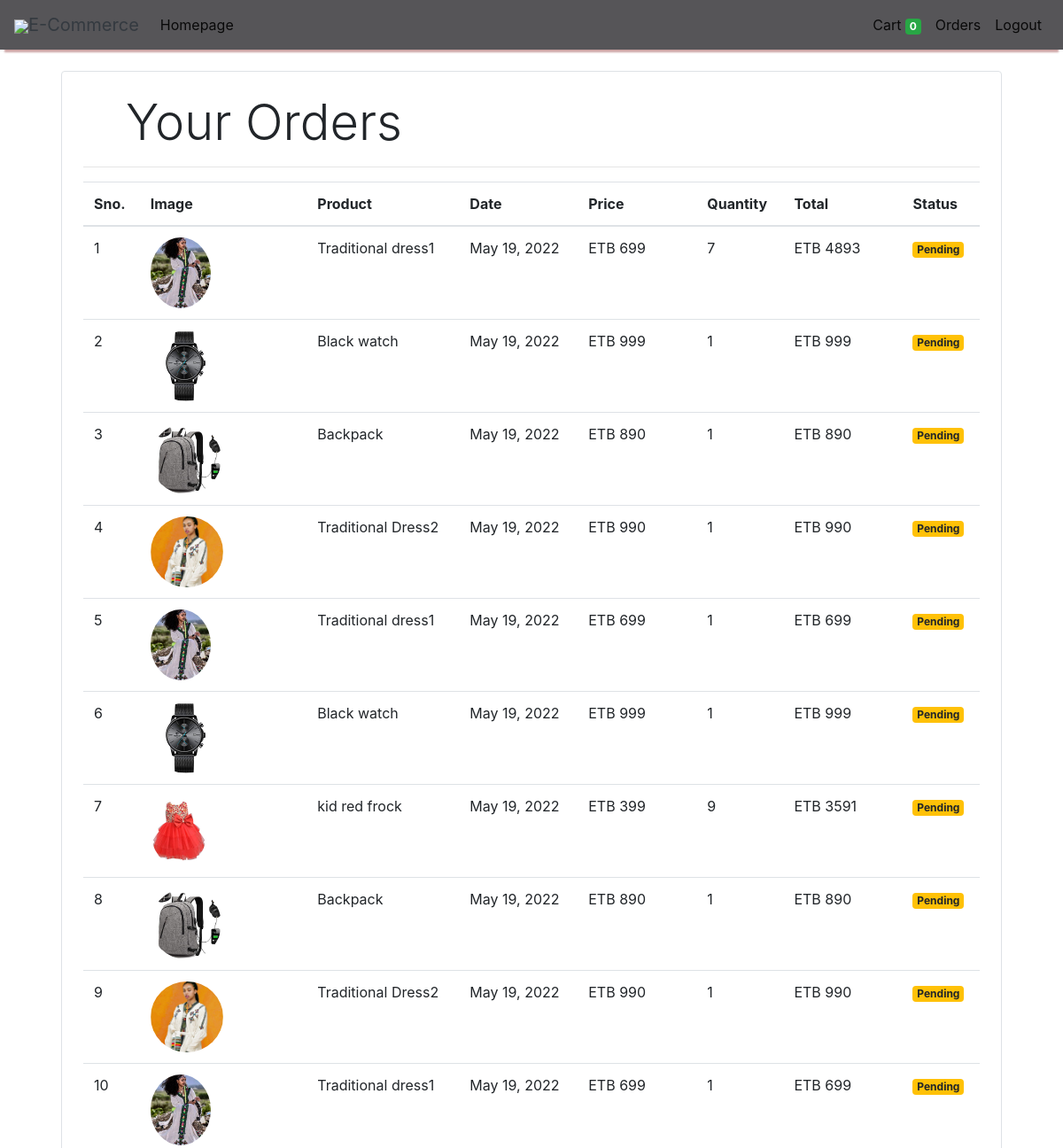
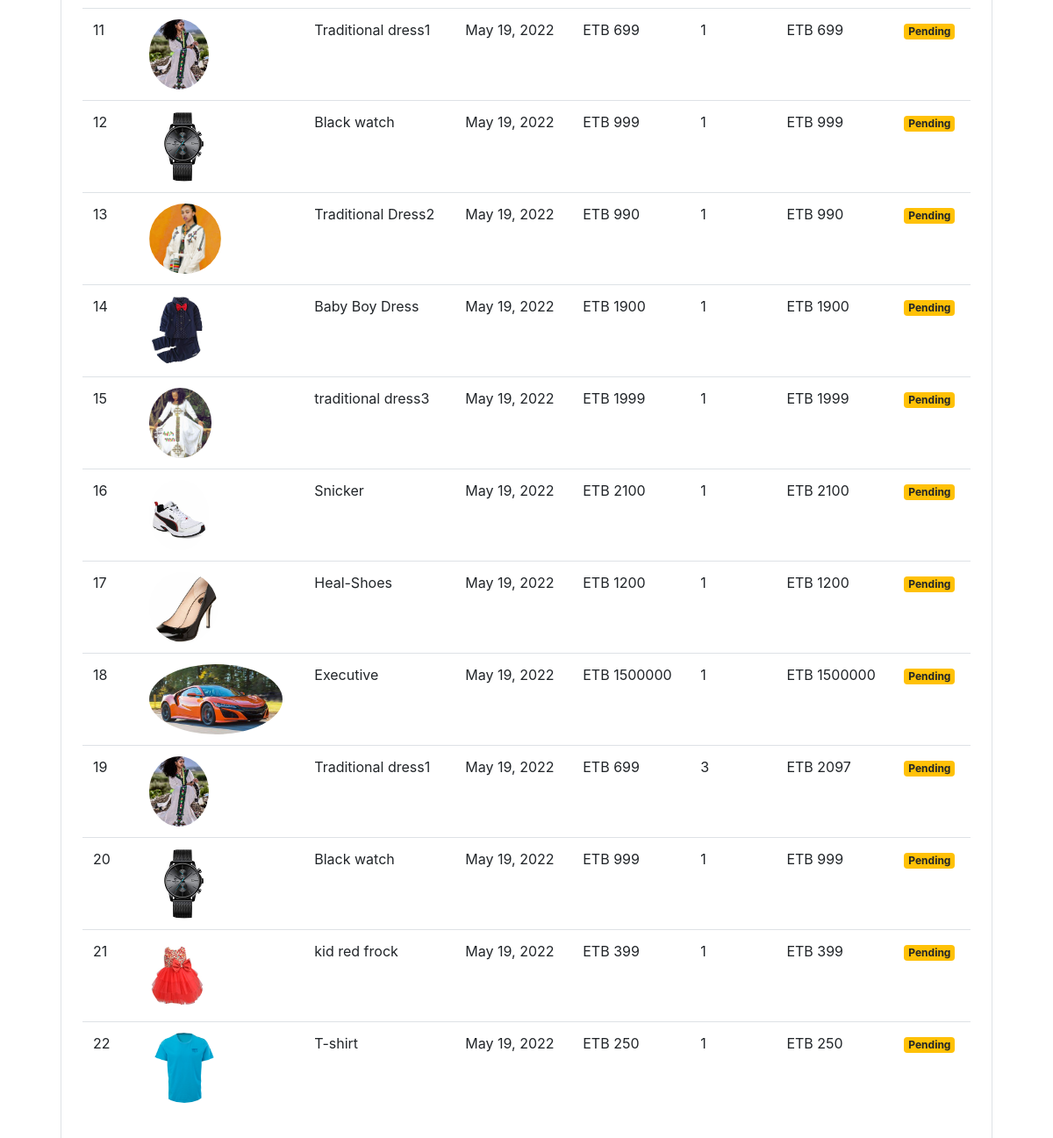
Page /orders (signed in) on the committed database (2 pictures, top to bottom).
### store/models/orders.py (models this page shows, shortened)
class Order(models.Model):
    product = models.ForeignKey(Products,
                                on_delete=models.CASCADE)
    customer = models.ForeignKey(Customer,
                                 on_delete=models.CASCADE)
    quantity = models.IntegerField(default=1)
    price = models.IntegerField()
    address = models.CharField (max_length=50, default='', blank=True)
    phone = models.CharField (max_length=50, default='', blank=True)
    date = models.DateField (default=datetime.datetime.today)
    status = models.BooleanField (default=False)
    @staticmethod
    def get_orders_by_customer(customer_id):
        return Order.objects.filter(customer=customer_id).order_by('-date')

### store/models/product.py (models this page shows, shortened)
class Products(models.Model):
    name = models.CharField(max_length=60)
    price= models.IntegerField(default=0)
    category= models.ForeignKey(Category,on_delete=models.CASCADE,default=1 )
    description= models.CharField(max_length=250, default='', blank=True, null= True)
    image= models.ImageField(upload_to='uploads/products/')

### store/middlewares/auth.py (the view)
    def middleware(request):
        print(request.session.get('customer'))
        returnUrl = request.META['PATH_INFO']
        print(request.META['PATH_INFO'])
        if not request.session.get('customer'):
           return redirect(f'login?return_url={returnUrl}')
        response = get_response(request)
        return response

### store/templatetags/custom_filter.py (called while the page is built)
@register.filter(name='currency')
def currency(number):
    return "ETB "+str(number)

@register.filter(name='multiply')
def multiply(number , number1):
    return number * number1

### store/views/orders.py (called while the page is built)
    def get(self , request ):
        customer = request.session.get('customer')
        orders = Order.get_orders_by_customer(customer)
        print(orders)
        return render(request , 'orders.html'  , {'orders' : orders})

### store/templates/orders.html
{% extends 'base.html' %}
{% block content %}
{% load cart %}
{% load custom_filter %}
<div class="container">
   <div class="border rounded p-4 m-4">
        <p class="display-4 pl-4 ml-4">Your Orders</p>
        <hr>
        <table class="table">
            <thead>
                <tr>
                    <th>Sno.</th>
                    <th>Image</th>
                    <th>Product</th>
                    <th>Date</th>
                    <th>Price</th>
                    <th>Quantity</th>
                    <th>Total</th>
                    <th>Status</th>
                </tr>
            </thead>
            <tbody>
                {% for order in orders %}
                <tr>
                    <td>{{forloop.counter}}</td>
                    <td><img style="height: 80px;" class="rounded-circle" src="{{order.product.image.url}}" alt=""></td>
                    <td>{{order.product.name}}</td>
                    <td>{{order.date}}</td>
                    <td>{{order.price|currency}}</td>
                    <td>{{order.quantity}}</td>
                    <td>{{order.quantity|multiply:order.price|currency}}</td>
                    {% if order.status %}
                    <td><small class="badge badge-success">Completed</small></td>
                    {%else%}
                    <td><small class="badge badge-warning">Pending</small></td>
                    {% endif %}
                </tr>
                {% endfor %}
            </tbody>
        </table>
   </div>
</div>
{% endblock %}

### store/templates/base.html (shortened to what this page needs)
<!doctype html>
<html lang="en">
<head>
  <link rel="stylesheet" href="https://maxcdn.bootstrapcdn.com/bootstrap/4.0.0/css/bootstrap.min.css"
>
</head>
<body>
<nav class="one-edge-shadow
  navbar navbar-light
  sticky-top navbar
  navbar-expand-lg
  text-white">
    <a class="navbar-brand ms-3 text-dark " href="/">
    <link rel="stylesheet" href="https://use.fontawesome.com/releases/v5.7.0/css/all.css">
    <img src="https://www.freepnglogos.com/uploads/shopping-cart-png/shopping-cart-svg-png-icon-download-28.png" style="width:50px;height:50px,">E-Commerce</a>
    <div class="collapse navbar-collapse" id="navbarSupportedContent">
      <ul class="navbar-nav mr-auto">
        <li class="nav-item active">
          <a class="nav-link" href="/store">Homepage <span class="sr-only">(current)</span></a>
        </li>
          </ul>
      <ul class=" navbar-nav my-2 my-lg-0">
        <li class="nav-item active">
          <a class="nav-link" href="/cart">Cart
            <span class="badge badge-success">{{request.session.cart.keys|length}}</span>
            <span class="sr-only">(current)</span></a>
        </li>
        {% if request.session.customer %}
        <li class="nav-item active ">
          <a class="nav-link" href="/orders">Orders<span class="sr-only">(current)</span></a>
        </li>
        <li class="nav-item active ">
          <a class="nav-link" href="/logout" >Logout</a>
        </li>
        {% endif %}
      </ul>
    </div>
  </nav>
  {% block content %}{% endblock %}
</body>
</html>

### store/templates/base.html (style rules this page uses)
nav { background-color: rgb(86, 85, 88); }
.one-edge-shadow { box-shadow: 0 8px 2px -5px rgb(204, 163, 163); }
.nav-item { font-color:green; }

### rows in the picture
Order: product.image (picture), product.name "Traditional dress1", date "May 19, 2022", price "ETB 699", quantity "7", quantity|multiply "ETB 4893", status "Pending"
Order: product.image (picture), product.name "Black watch", date "May 19, 2022", price "ETB 999", quantity "1", quantity|multiply "ETB 999", status "Pending"
Order: product.image (picture), product.name "Backpack", date "May 19, 2022", price "ETB 890", quantity "1", quantity|multiply "ETB 890", status "Pending"
Order: product.image (picture), product.name "Traditional Dress2", date "May 19, 2022", price "ETB 990", quantity "1", quantity|multiply "ETB 990", status "Pending"
Order: product.image (picture), product.name "Traditional dress1", date "May 19, 2022", price "ETB 699", quantity "1", quantity|multiply "ETB 699", status "Pending"
Order: product.image (picture), product.name "Black watch", date "May 19, 2022", price "ETB 999", quantity "1", quantity|multiply "ETB 999", status "Pending"
Order: product.image (picture), product.name "kid red frock", date "May 19, 2022", price "ETB 399", quantity "9", quantity|multiply "ETB 3591", status "Pending"
Order: product.image (picture), product.name "Backpack", date "May 19, 2022", price "ETB 890", quantity "1", quantity|multiply "ETB 890", status "Pending"
Order: product.image (picture), product.name "Traditional Dress2", date "May 19, 2022", price "ETB 990", quantity "1", quantity|multiply "ETB 990", status "Pending"
Order: product.image (picture), product.name "Traditional dress1", date "May 19, 2022", price "ETB 699", quantity "1", quantity|multiply "ETB 699", status "Pending"
Order: product.image (picture), product.name "Traditional dress1", date "May 19, 2022", price "ETB 699", quantity "1", quantity|multiply "ETB 699", status "Pending"
Order: product.image (picture), product.name "Black watch", date "May 19, 2022", price "ETB 999", quantity "1", quantity|multiply "ETB 999", status "Pending"
Order: product.image (picture), product.name "Traditional Dress2", date "May 19, 2022", price "ETB 990", quantity "1", quantity|multiply "ETB 990", status "Pending"
Order: product.image (picture), product.name "Baby Boy Dress", date "May 19, 2022", price "ETB 1900", quantity "1", quantity|multiply "ETB 1900", status "Pending"
Order: product.image (picture), product.name "traditional dress3", date "May 19, 2022", price "ETB 1999", quantity "1", quantity|multiply "ETB 1999", status "Pending"
Order: product.image (picture), product.name "Snicker", date "May 19, 2022", price "ETB 2100", quantity "1", quantity|multiply "ETB 2100", status "Pending"
Order: product.image (picture), product.name "Heal-Shoes", date "May 19, 2022", price "ETB 1200", quantity "1", quantity|multiply "ETB 1200", status "Pending"
Order: product.image (picture), product.name "Executive", date "May 19, 2022", price "ETB 1500000", quantity "1", quantity|multiply "ETB 1500000", status "Pending"
Order: product.image (picture), product.name "Traditional dress1", date "May 19, 2022", price "ETB 699", quantity "3", quantity|multiply "ETB 2097", status "Pending"
Order: product.image (picture), product.name "Black watch", date "May 19, 2022", price "ETB 999", quantity "1", quantity|multiply "ETB 999", status "Pending"
Order: product.image (picture), product.name "kid red frock", date "May 19, 2022", price "ETB 399", quantity "1", quantity|multiply "ETB 399", status "Pending"
Order: product.image (picture), product.name "T-shirt", date "May 19, 2022", price "ETB 250", quantity "1", quantity|multiply "ETB 250", status "Pending"

### other values in the picture
{{ request.session.cart.keys|length }} "0"
